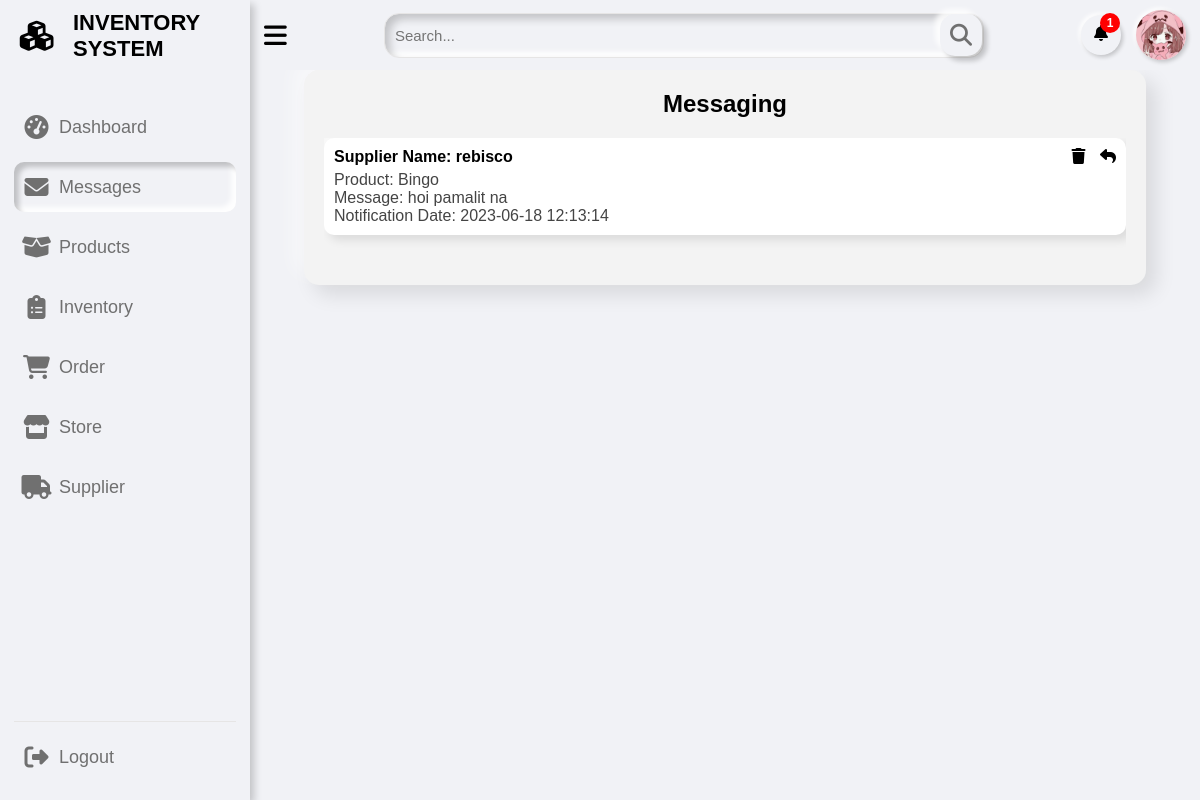
The page /pages/admin_message.php (signed in) on the database its author committed.
### tables this page shows
CREATE TABLE `admin_notification` (
  `notification_id` int(11) NOT NULL,
  `supplier_id` int(11) NOT NULL,
  `product_id` int(11) NOT NULL,
  `message` text NOT NULL,
  `notification_date` datetime NOT NULL
);

CREATE TABLE `supplier` (
  `supplier_id` int(11) NOT NULL,
  `user_id` int(11) DEFAULT NULL,
  `supplier_name` varchar(255) DEFAULT NULL,
  `supplier_phone` varchar(255) DEFAULT NULL,
  `supplier_address` varchar(255) DEFAULT NULL,
  `supplier_email` varchar(255) NOT NULL
);

CREATE TABLE `product` (
  `product_id` int(11) NOT NULL,
  `product_name` varchar(255) DEFAULT NULL,
  `supplier_id` int(11) DEFAULT NULL
);

### pages/admin_message.php (the view, shortened to what this page needs)
<?php
if (isset($_SESSION['id']) && isset($_SESSION['username']) && $_SESSION['role'] === 'admin') {
?>
<?php
  include "../includes/sidebar.php";
  include "../includes/admin_topbar.php";
?>
  <div class="dash-content">
    <div class="messaging-container">
      <div class="messaging-header">Messaging</div>
      <div class="messaging-body">
        <?php
        $stmt = $pdo->query("SELECT n.*, s.supplier_name AS supplier_name, p.product_name AS product_name
                             FROM admin_notification n
                             INNER JOIN supplier s ON n.supplier_id = s.supplier_id
                             INNER JOIN product p ON n.product_id = p.product_id");
        while ($row = $stmt->fetch(PDO::FETCH_ASSOC)) {
          $notificationId = $row['notification_id'];
          $supplierName = $row['supplier_name'];
          $productName = $row['product_name'];
          $message = $row['message'];
          $notificationDate = $row['notification_date'];
        ?>
          <div class="message">
            <div class="message-sender" style="text-align: left;">Supplier Name: <?php echo $supplierName; ?></div>
            <div class="message-content" style="text-align: left;">
              Product: <?php echo $productName; ?><br>
              Message: <?php echo $message; ?><br>
              Notification Date: <?php echo $notificationDate; ?>
            </div>
            <div class="message-actions">
              <button class="delete-button" onclick="openDeleteMessageModal(<?php echo $notificationId; ?>)"><i class="fas fa-trash"></i></button>
              <button class="reply-button" onclick="openReplyModal(<?php echo $notificationId; ?>)"><i class="fas fa-reply"></i></button>
            </div>
          </div>
        <?php
        }
        ?>
      </div>
    </div>
<?php
  include "../includes/footbar.php";
?>
<?php
}
?>

### css/dashboard.css (style rules this page uses)
* { margin: 0; padding: 0; box-sizing: border-box; font-family: "Poppins", sans-serif; }
:root { --primary-color: #0e4bf1; --color-hover: #0e4bf1; --panel-color: #F1F2F6; --text-color: #000; --card-color: #fff; --black-light-color: #707070; --border-color: #e6e5e5; --toggle-color: #ddd; --box1-color: #4dffe4; --box2-color: #acd3ff; --box3-color: #fce7d1; --title-icon-color: #fff; --tran-05: all 0.5s ease; --tran-03: all 0.3s ease; --tran-03: all 0.2s ease; }
body { min-height: 100vh; background-color: #fff; }
.dashboard .dash-content { padding-top: 60px; }
.dash-content { text-align: center; padding: 40px; }
.messaging-container { background-color: #f3f3f3; border-radius: 15px; box-shadow: 10px 10px 20px rgba(0, 0, 0, 0.1), -10px -10px 20px rgba(255, 255, 255, 0.5); padding: 20px; width: 100%; height: 100%; }
.messaging-header { font-size: 24px; font-weight: bold; margin-bottom: 20px; }
.messaging-body { overflow-y: auto; padding-bottom: 20px; }
.message { background-color: #fff; border-radius: 10px; box-shadow: 5px 5px 10px rgba(0, 0, 0, 0.1), -5px -5px 10px rgba(255, 255, 255, 0.5); margin-bottom: 10px; padding: 10px; }
.message-sender { font-weight: bold; margin-bottom: 5px; }
.message-content { color: #444; }
.message-actions .delete-button i, .message-actions .reply-button i { font-size: 16px; }
.message { position: relative; }
.message-actions { position: absolute; top: 5px; right: 5px; }
.message-actions .delete-button, .message-actions .reply-button { background-color: transparent; border: none; cursor: pointer; padding: 5px; }

### rows shown on the page
admin_notification: supplier.supplier_name "rebisco", product.product_name "Bingo", message "hoi pamalit na", notification_date "2023-06-18 12:13:14"
